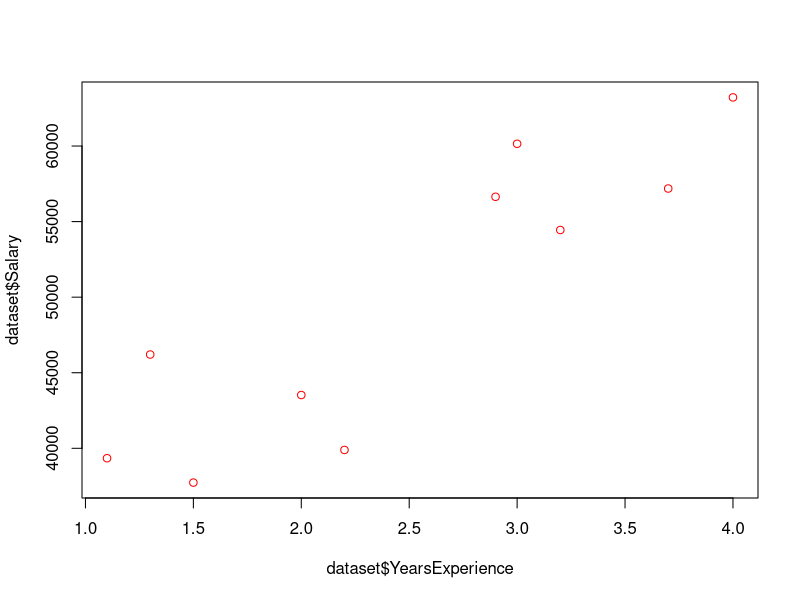
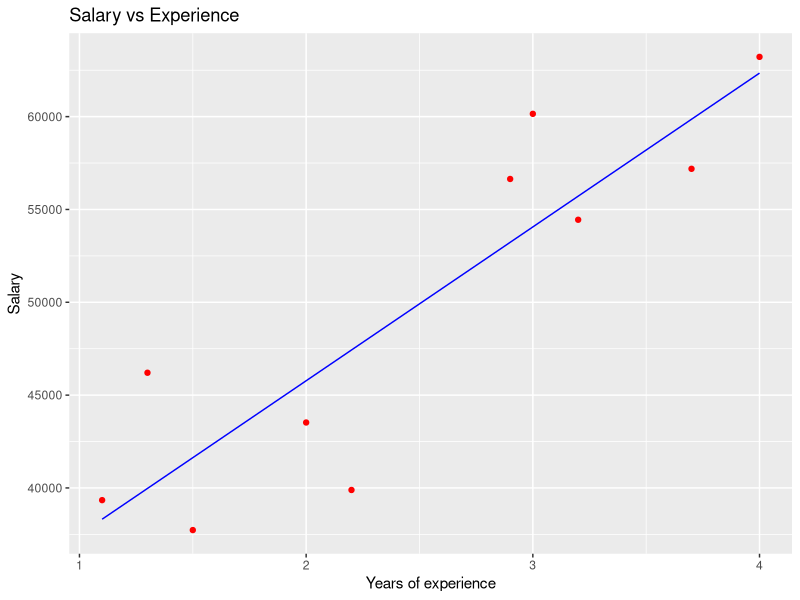

Write R code to recreate these figures, in order. (Note: this script raises an error after producing the figures.)
#read csv file thank u 

dataset <- read.csv("regression_data.csv")

#create scatterplot from the dataset 

plot(dataset$YearsExperience, dataset$Salary, col="red")

#assigning a variable to the lm so that it is easier to call up 

model <- lm(Salary ~ YearsExperience, data=dataset)

library(ggplot2)
ggplot() +
  geom_point(aes(x = dataset$YearsExperience, y = dataset$Salary), colour = 'red') +
  geom_line(aes(x = dataset$YearsExperience, y = predict(model, newdata = dataset)), colour = 'blue') +
  ggtitle('Salary vs Experience') +
  xlab('Years of experience') +
  ylab('Salary')

#whoopsies need to add ggplot2 lol 

library(ggplot2)

#losing my mind haha

install.packages("ggplot2")

#please work

library(ggplot2)

#enables advanced plotting but its not working 

ggplot(regression_data.csv) +
  geom_point(aes(x = dataset$YearsExperience, y = dataset$Salary), colour = 'red') +
  geom_line(aes(x = dataset$YearsExperience, y = predict(model, newdata = dataset)), colour = 'blue') +
  ggtitle('Salary vs Experience') +
  xlab('Years of experience') +
  ylab('Salary')

#why no working?? :(

#oh because I renamed the dataset file to be just dataset

ggplot2(dataset) +
  geom_point(aes(x = dataset$YearsExperience, y = dataset$Salary), colour = 'red') +
  geom_line(aes(x = dataset$YearsExperience, y = predict(model, newdata = dataset)), colour = 'blue') +
  ggtitle('Salary vs Experience') +
  xlab('Years of experience') +
  ylab('Salary')


#okay thought i had already installed ggplot2

install.packages("ggplot2")


#okay it appears as though that worked what a win for me 

library(ggplot2)

#okay slay i think 

model <- lm(Salary ~ YearsExperience, data=dataset)


#this is so messy 

library(ggplot2)
ggplot(dataset) +
  geom_point(aes(x = dataset$YearsExperience, y = dataset$Salary), colour = 'red') +
  geom_line(aes(x = dataset$YearsExperience, y = predict(model, newdata = dataset)), colour = 'blue') +
  ggtitle('Salary vs Experience') +
  xlab('Years of experience') +
  ylab('Salary')

#evaluate the model please

summary(model)

#maybe i'll just start this all over again sob 

#dataset downloaded check check what's next

dataset <- read.csv("regression_data.csv")

#not sure if that worked but oh well moving on

#creating scatterplot

plot(dataset$YearsExperience, dataset$Salary, col="red")

#fitting linear model

model <- lm(Salary ~ YearsExperience, data=dataset)

#overlaying regression model

library(ggplot2)
ggplot() +
  geom_point(aes(x = dataset$YearsExperience, y = dataset$Salary), colour = 'red') +
  geom_line(aes(x = dataset$YearsExperience, y = predict(model, newdata = dataset)), colour = 'blue') +
  ggtitle('Salary vs Experience') +
  xlab('Years of experience') +
  ylab('Salary')

#SLAY

#evaluating the model

summary(model)

#R complete dang that was a wild ride 


#renaming my files to be in the correct notation for assignment

library(ggplot2)

# Data
df <- data.frame(
  x = c(1, 2, 3, 4, 5),
  y = c(2.1, 4.3, 6.1, 8.0, 10.1)
)

# Fit model
model <- lm(y ~ x, data = df)
slope <- coef(model)[2]
intercept <- coef(model)[1]
r <- cor(df$x, df$y)
pred <- predict(model)
mse <- mean((df$y - pred)^2)

# Plot
ggplot(df, aes(x = x, y = y)) +
  geom_point() +
  geom_smooth(method = "lm", se = FALSE, color = "red") +
  annotate("text", x = 1.5, y = max(df$y) - 0.5,
           label = paste("y =", round(slope, 2), "x +", round(intercept, 2),
                         "\nr =", round(r, 2), "\nMSE =", round(mse, 2)),
           size = 4) +
  labs(title = "Linear Fit",
       x = "Years of Experience", y = "Salary") +
  theme_minimal()

ggsave("regression_plot_r.png")

debug



